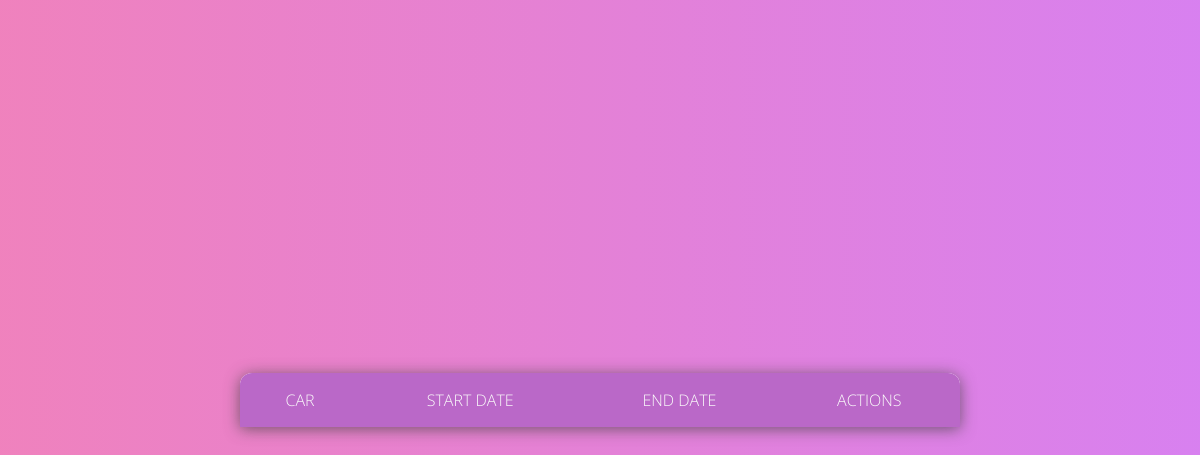
/customer_notification (signed in), run on an earlier commit of the app's database.
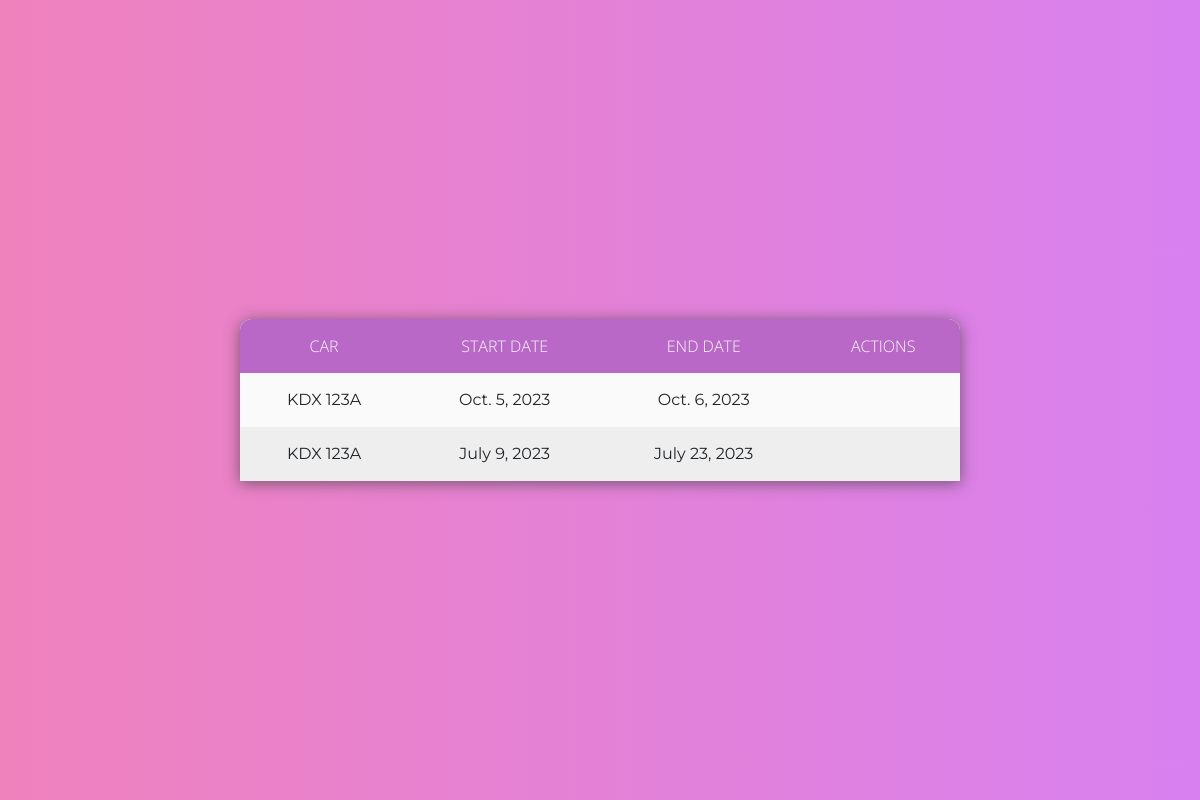
And on a later commit of the database.
### Hire/models.py (models this page shows)
class Hire(models.Model):
    customer = models.ForeignKey(User, on_delete=models.CASCADE)
    car = models.ForeignKey(Car, on_delete=models.CASCADE, null=True)
    from_destination = models.CharField(max_length=20, null="True", validators=[
        RegexValidator("^([a-zA-Z])[a-zA-Z'\d ]+$", message='Must be a valid name of a place')])
    to_destination = models.CharField(max_length=20, null=True, validators=[
        RegexValidator("^([a-zA-Z])[a-zA-Z'\d ]+$", message='Must be a valid name of a place')])
    start_date = models.DateField(
        validators=[MinValueValidator(datetime.date.today(), "Start date can not be less than today")])
    end_date = models.DateField(
        validators=[MinValueValidator(datetime.date.today(), "Start date can not be less than today")])
    phone_no = models.CharField(max_length=20, null="True",
                                validators=[RegexValidator('^(0)([127])(\d){8}$', message='Invalid phone numbers')])
    is_approved = models.BooleanField(default=False)
    is_rejected = models.BooleanField(default=False)

### Owner/models.py (models this page shows, shortened)
class Car(models.Model):
    owner = models.ForeignKey(User, null=True, on_delete=models.CASCADE)
    reg_no = models.CharField(max_length=20, unique=True, validators=[
        RegexValidator('^(K)([ABCDEFGHJKLMNPQRSTUVWXYZ]){2}( ){1}(\d){3}([ABCDEFGHJKLMNPQRSTUVWXYZ])$',
                       message="Invalid Number Plate")])
    image = models.ImageField(upload_to='car_images/')
    description = models.TextField(null=True, blank=True)
    phone_no = models.CharField(max_length=20, unique=True,
                                validators=[RegexValidator('^(0)([127])(\d){8}$', message='Invalid phone numbers')])
    updated = models.DateTimeField(auto_now = True , null=True)
    created = models.DateTimeField(auto_now_add=True, null= True)
    class Meta:
       ordering = ['-updated', '-created']  # Order by updated field in descending order and then by created field in descending order

### accounts/views.py (the view)
# urls.py: path('customer_notification', views.customer_hire_requests, name="request"),
@login_required(login_url='login')
def customer_hire_requests(request):
    user = request.user
    hires = Hire.objects.filter(customer=user).order_by('-start_date')
    return render(request, 'accounts/customer_hire_requests.html', {'hires': hires})

### accounts/templates/accounts/customer_hire_requests.html (shortened to what this page needs)
<!DOCTYPE html>
{% load static %}
<html lang="en">
<head>
  <link href="https://cdn.jsdelivr.net/npm/bootstrap@5.3.0-alpha3/dist/css/bootstrap.min.css" rel="stylesheet">
  <link rel="stylesheet" href="{% static 'styles/tables.css'%}">
</head>
<body>
  <div class="filter"></div>
<table>
  <thead>
    <tr>
      <th>Car</th>
      <th>Start Date</th>
      <th>End Date</th>
      <th>Actions</th>
    </tr>
  </thead>
  <tbody>
    {% for hire in hires %}
    <tr>
      <td>{{ hire.car.reg_no }}</td>
      <td>{{ hire.start_date }}</td>
      <td>{{ hire.end_date }}</td>
      <td>
      </td>
    </tr>
    {% endfor %}
  </tbody>
</table>
</body>
</html>

What changed in the data, as far as the page shows it:
added Hire: car.reg_no "KDX 123A", start_date "Oct. 5, 2023", end_date "Oct. 6, 2023"
added Hire: car.reg_no "KDX 123A", start_date "July 9, 2023", end_date "July 23, 2023"
